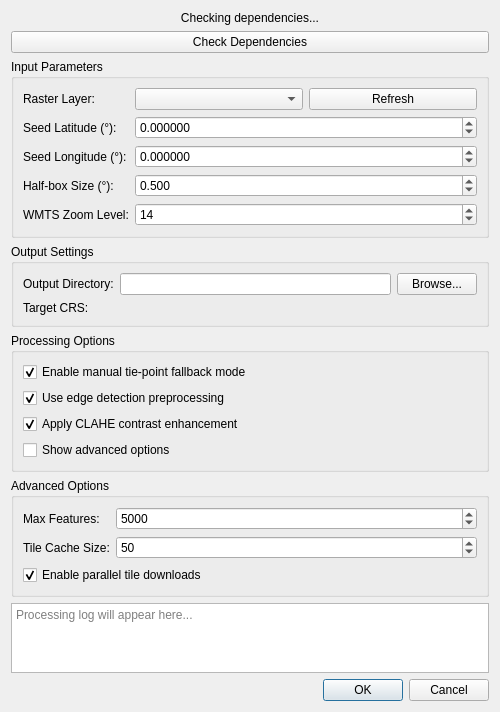
<?xml version="1.0" encoding="UTF-8"?>
<ui version="4.0">
 <class>AutoGeoreferencerDialogBase</class>
 <widget class="QDialog" name="AutoGeoreferencerDialogBase">
  <property name="geometry">
   <rect>
    <x>0</x>
    <y>0</y>
    <width>500</width>
    <height>700</height>
   </rect>
  </property>
  <property name="windowTitle">
   <string>Auto Georeferencer</string>
  </property>
  <layout class="QVBoxLayout" name="verticalLayout">
   <item>
    <widget class="QLabel" name="label_depStatus">
     <property name="text">
      <string>Checking dependencies...</string>
     </property>
     <property name="alignment">
      <set>Qt::AlignCenter</set>
     </property>
    </widget>
   </item>
   <item>
    <widget class="QPushButton" name="pushButton_checkDeps">
     <property name="text">
      <string>Check Dependencies</string>
     </property>
    </widget>
   </item>
   <item>
    <widget class="QGroupBox" name="groupBox_input">
     <property name="title">
      <string>Input Parameters</string>
     </property>
     <layout class="QFormLayout" name="formLayout">
      <item row="0" column="0">
       <widget class="QLabel" name="label_rasterLayer">
        <property name="text">
         <string>Raster Layer:</string>
        </property>
       </widget>
      </item>
      <item row="0" column="1">
       <layout class="QHBoxLayout" name="horizontalLayout_raster">
        <item>
         <widget class="QComboBox" name="comboBox_rasterLayer"/>
        </item>
        <item>
         <widget class="QPushButton" name="pushButton_refreshLayers">
          <property name="text">
           <string>Refresh</string>
          </property>
         </widget>
        </item>
       </layout>
      </item>
      <item row="1" column="0">
       <widget class="QLabel" name="label_latitude">
        <property name="text">
         <string>Seed Latitude (°):</string>
        </property>
       </widget>
      </item>
      <item row="1" column="1">
       <widget class="QDoubleSpinBox" name="spinBox_latitude">
        <property name="decimals">
         <number>6</number>
        </property>
        <property name="minimum">
         <double>-90.000000000000000</double>
        </property>
        <property name="maximum">
         <double>90.000000000000000</double>
        </property>
       </widget>
      </item>
      <item row="2" column="0">
       <widget class="QLabel" name="label_longitude">
        <property name="text">
         <string>Seed Longitude (°):</string>
        </property>
       </widget>
      </item>
      <item row="2" column="1">
       <widget class="QDoubleSpinBox" name="spinBox_longitude">
        <property name="decimals">
         <number>6</number>
        </property>
        <property name="minimum">
         <double>-180.000000000000000</double>
        </property>
        <property name="maximum">
         <double>180.000000000000000</double>
        </property>
       </widget>
      </item>
      <item row="3" column="0">
       <widget class="QLabel" name="label_boxSize">
        <property name="text">
         <string>Half-box Size (°):</string>
        </property>
       </widget>
      </item>
      <item row="3" column="1">
       <widget class="QDoubleSpinBox" name="doubleSpinBox_boxSize">
        <property name="decimals">
         <number>3</number>
        </property>
        <property name="minimum">
         <double>0.001000000000000</double>
        </property>
        <property name="maximum">
         <double>10.000000000000000</double>
        </property>
        <property name="value">
         <double>0.500000000000000</double>
        </property>
       </widget>
      </item>
      <item row="4" column="0">
       <widget class="QLabel" name="label_zoomLevel">
        <property name="text">
         <string>WMTS Zoom Level:</string>
        </property>
       </widget>
      </item>
      <item row="4" column="1">
       <widget class="QSpinBox" name="spinBox_zoomLevel">
        <property name="minimum">
         <number>1</number>
        </property>
        <property name="maximum">
         <number>18</number>
        </property>
        <property name="value">
         <number>14</number>
        </property>
       </widget>
      </item>
     </layout>
    </widget>
   </item>
   <item>
    <widget class="QGroupBox" name="groupBox_output">
     <property name="title">
      <string>Output Settings</string>
     </property>
     <layout class="QFormLayout" name="formLayout_2">
      <item row="0" column="0">
       <widget class="QLabel" name="label_outputDir">
        <property name="text">
         <string>Output Directory:</string>
        </property>
       </widget>
      </item>
      <item row="0" column="1">
       <layout class="QHBoxLayout" name="horizontalLayout_output">
        <item>
         <widget class="QLineEdit" name="lineEdit_outputDir"/>
        </item>
        <item>
         <widget class="QPushButton" name="pushButton_browseOutput">
          <property name="text">
           <string>Browse...</string>
          </property>
         </widget>
        </item>
       </layout>
      </item>
      <item row="1" column="0">
       <widget class="QLabel" name="label_targetCrs">
        <property name="text">
         <string>Target CRS:</string>
        </property>
       </widget>
      </item>
      <item row="1" column="1">
       <widget class="QgsProjectionSelectionWidget" name="crs_selector"/>
      </item>
     </layout>
    </widget>
   </item>
   <item>
    <widget class="QGroupBox" name="groupBox_options">
     <property name="title">
      <string>Processing Options</string>
     </property>
     <layout class="QVBoxLayout" name="verticalLayout_2">
      <item>
       <widget class="QCheckBox" name="checkBox_manualFallback">
        <property name="text">
         <string>Enable manual tie-point fallback mode</string>
        </property>
        <property name="checked">
         <bool>true</bool>
        </property>
       </widget>
      </item>
      <item>
       <widget class="QCheckBox" name="checkBox_edgeDetection">
        <property name="text">
         <string>Use edge detection preprocessing</string>
        </property>
        <property name="checked">
         <bool>true</bool>
        </property>
       </widget>
      </item>
      <item>
       <widget class="QCheckBox" name="checkBox_claheEnhancement">
        <property name="text">
         <string>Apply CLAHE contrast enhancement</string>
        </property>
        <property name="checked">
         <bool>true</bool>
        </property>
       </widget>
      </item>
      <item>
       <widget class="QCheckBox" name="checkBox_showAdvanced">
        <property name="text">
         <string>Show advanced options</string>
        </property>
       </widget>
      </item>
     </layout>
    </widget>
   </item>
   <item>
    <widget class="QGroupBox" name="groupBox_advanced">
     <property name="title">
      <string>Advanced Options</string>
     </property>
     <property name="visible">
      <bool>false</bool>
     </property>
     <layout class="QFormLayout" name="formLayout_3">
      <item row="0" column="0">
       <widget class="QLabel" name="label_maxFeatures">
        <property name="text">
         <string>Max Features:</string>
        </property>
       </widget>
      </item>
      <item row="0" column="1">
       <widget class="QSpinBox" name="spinBox_maxFeatures">
        <property name="minimum">
         <number>500</number>
        </property>
        <property name="maximum">
         <number>10000</number>
        </property>
        <property name="value">
         <number>5000</number>
        </property>
       </widget>
      </item>
      <item row="1" column="0">
       <widget class="QLabel" name="label_cacheSize">
        <property name="text">
         <string>Tile Cache Size:</string>
        </property>
       </widget>
      </item>
      <item row="1" column="1">
       <widget class="QSpinBox" name="spinBox_cacheSize">
        <property name="minimum">
         <number>10</number>
        </property>
        <property name="maximum">
         <number>200</number>
        </property>
        <property name="value">
         <number>50</number>
        </property>
       </widget>
      </item>
      <item row="2" column="0" colspan="2">
       <widget class="QCheckBox" name="checkBox_parallelDownload">
        <property name="text">
         <string>Enable parallel tile downloads</string>
        </property>
        <property name="checked">
         <bool>true</bool>
        </property>
       </widget>
      </item>
     </layout>
    </widget>
   </item>
   <item>
    <widget class="QTextEdit" name="textEdit_log">
     <property name="maximumSize">
      <size>
       <width>16777215</width>
       <height>150</height>
      </size>
     </property>
     <property name="readOnly">
      <bool>true</bool>
     </property>
     <property name="placeholderText">
      <string>Processing log will appear here...</string>
     </property>
    </widget>
   </item>
   <item>
    <widget class="QDialogButtonBox" name="button_box">
     <property name="orientation">
      <enum>Qt::Horizontal</enum>
     </property>
     <property name="standardButtons">
      <set>QDialogButtonBox::Cancel|QDialogButtonBox::Ok</set>
     </property>
    </widget>
   </item>
  </layout>
 </widget>
 <customwidgets>
  <customwidget>
   <class>QgsProjectionSelectionWidget</class>
   <extends>QWidget</extends>
   <header>qgis.gui</header>
  </customwidget>
 </customwidgets>
 <resources/>
 <connections>
  <connection>
   <sender>button_box</sender>
   <signal>accepted()</signal>
   <receiver>AutoGeoreferencerDialogBase</receiver>
   <slot>accept()</slot>
   <hints>
    <hint type="sourcelabel">
     <x>20</x>
     <y>20</y>
    </hint>
    <hint type="destinationlabel">
     <x>20</x>
     <y>20</y>
    </hint>
   </hints>
  </connection>
  <connection>
   <sender>button_box</sender>
   <signal>rejected()</signal>
   <receiver>AutoGeoreferencerDialogBase</receiver>
   <slot>reject()</slot>
   <hints>
    <hint type="sourcelabel">
     <x>20</x>
     <y>20</y>
    </hint>
    <hint type="destinationlabel">
     <x>20</x>
     <y>20</y>
    </hint>
   </hints>
  </connection>
 </connections>
</ui>
